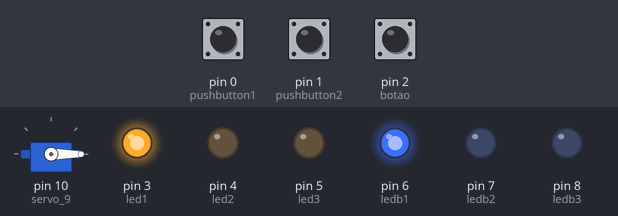
This sketch was run on a simulated Arduino Uno, built with avr-gcc and run on an emulated ATmega328P. On the bench: servo, output pins drawn as LEDs (lit = HIGH). Dashed ring = blinking. Inputs (shaded band) come from the test bench; at power-on: pin 1 (pushbutton2) HIGH, pin 0 (pushbutton1) HIGH, pin 2 (botao) HIGH.

Above: at 1.2 s.
1.3 s: pin 1 (pushbutton2) pulled LOW for 1 s
At 3.3 s:
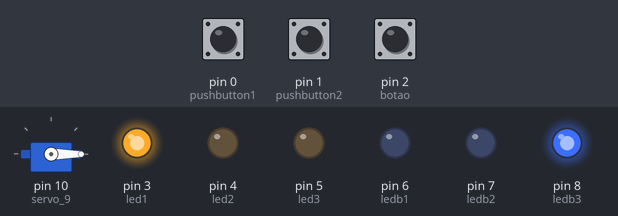
5.3 s: pin 0 (pushbutton1) pulled LOW for 3.2 s
At 6.9 s:
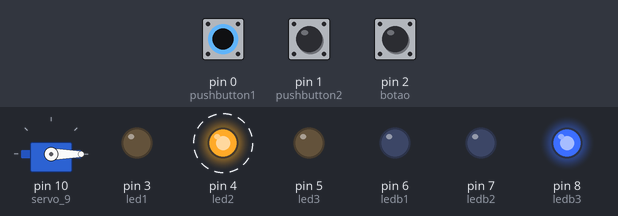
10.0 s: pin 0 (pushbutton1) pulled LOW for 0.15 s
At 10.7 s:
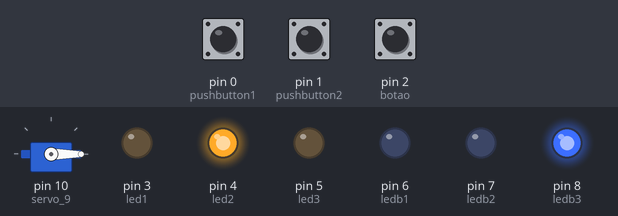
13.1 s: pin 1 (pushbutton2) pulled LOW for 3.2 s
At 16.6 s:
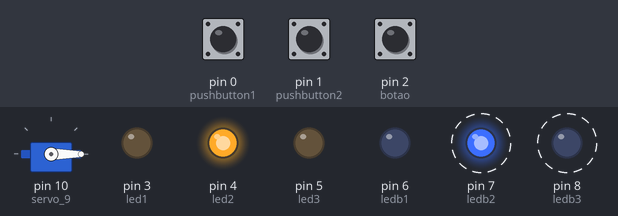
17.8 s: pin 0 (pushbutton1) pulled LOW for 1 s
At 20.7 s:
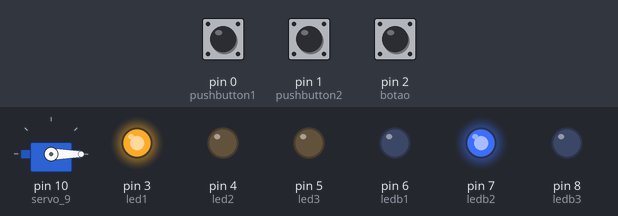
21.8 s: pin 0 (pushbutton1) pulled LOW for 0.15 s
At 27.4 s:
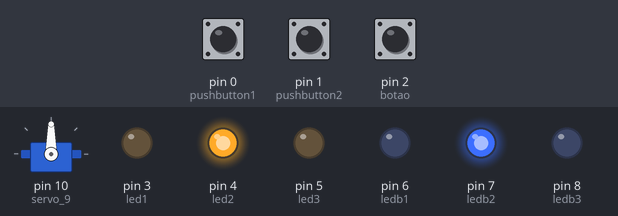
Timing chart, 0 to 36.4 s (numbered marks = the images above; inputs shaded):
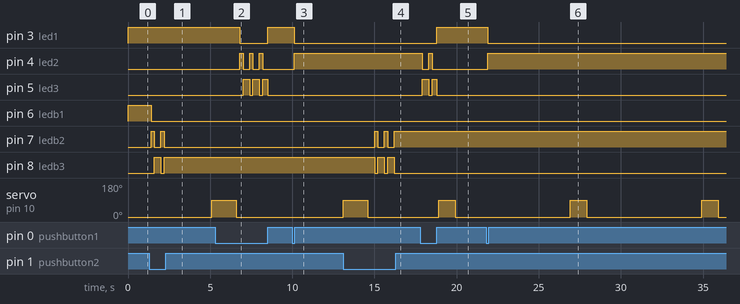

The sketch:

Projeto-alimentadorautomatico.ino
```cpp
#include <Servo.h>


const int pushbutton1 = 0;
const int pushbutton2 = 1;
const int botao = 2;
const int led1 = 3;
const int led2 = 4;
const int led3 = 5;
const int ledb1 = 6;
const int ledb2 = 7;
const int ledb3 = 8;
const int ledracao = 9;
int contador1 = 0;
int contador2 = 0;
Servo servo_9;
unsigned long tempoant = 0;
int temp = 0;
int d = 0;

void setup(){
  pinMode(pushbutton1, INPUT_PULLUP);
  pinMode(pushbutton2, INPUT_PULLUP);
  pinMode(led1, OUTPUT);
  pinMode(led2, OUTPUT);
  pinMode(led3, OUTPUT);
  pinMode(ledb1, OUTPUT);
  pinMode(ledb2, OUTPUT);
  pinMode(ledb3, OUTPUT);
  pinMode(botao, INPUT_PULLUP);
  servo_9.attach(10, 500, 2500);
}

void loop(){

  if (digitalRead(pushbutton1) == LOW){ // Se o botão for pressionado
    contador1++;
    delay(100);
  }

  if (digitalRead(pushbutton2) == LOW){ // Se o botão for pressionado

    contador2++;
    delay(100);
  }

  //verificando botao 1
  if(contador1 == 0){
    digitalWrite(led1, HIGH);
    digitalWrite(led2, LOW);
    digitalWrite(led3, LOW);
    temp = 5000;//definindo tempo de acionamento do motor em 5000
  }else if(contador1 == 1){
    digitalWrite(led1, LOW);
    digitalWrite(led2, HIGH);
    digitalWrite(led3, LOW);
    temp = 8000;//definindo tempo de acionamento do motor em 8000
  }else if(contador1 == 2){
    digitalWrite(led1, LOW);
    digitalWrite(led2, LOW);
    digitalWrite(led3, HIGH);
    temp = 10000;//definindo tempo de acionamento do motor em 10000
  }else if(contador1 > 2){
    contador1 = 0;
  }


  //verificando botao 2
  if(contador2 == 0){
    digitalWrite(ledb1, HIGH);
    digitalWrite(ledb2, LOW);
    digitalWrite(ledb3, LOW);
    d = 500;//atribui um delay de 500 no acionamento do motor
  }else if(contador2 == 1){
    digitalWrite(ledb1, LOW);
    digitalWrite(ledb2, HIGH);
    digitalWrite(ledb3, LOW);
    d = 1000;//atribui um delay de 1000 no acionamento do motor
  }else if(contador2 == 2){
    digitalWrite(ledb1, LOW);
    digitalWrite(ledb2, LOW);
    digitalWrite(ledb3, HIGH);
    d = 1500;//atribui um delay de 1500 no acionamento do motor
  }else if(contador2 > 2){
    contador2 = 0;
  }

  while(digitalRead(botao) == LOW){
    	delay(100);
    	servo_9.write(90);
    	digitalWrite(ledracao, HIGH);
  }
  digitalWrite(ledracao, LOW);

  if(millis() < 4294950000){
    if(millis() - tempoant >= temp){//verifica se o tempo correto ja passou
      tempoant = millis();
      delay(100);
      servo_9.write(90);//aciona o motor
       delay (d);//aguarda o delay previamente selecionado pelo botao
    }
  }

  if(millis() > 4294950000){
  	tempoant = 0;
  }
  	servo_9.write(0);
    delay(100);
}
```

Measured:
- after the input at 1.3 s, pin 6 (ledb1): HIGH → LOW after 0.10 s; pin 7 (ledb2): alternates HIGH for 0.20 s and LOW for 0.40 s, 4 changes in all, then stays LOW, starting after 0.10 s; pin 8 (ledb3): LOW → HIGH after 0.30 s, → LOW 0.40 s later, → HIGH 0.20 s later
- after the input at 5.3 s, pin 3 (led1): HIGH → LOW after 1.5 s, → HIGH 1.7 s later; pin 4 (led2): alternates HIGH for 0.20 s and LOW for 0.40 s, 6 changes in all, then stays LOW, starting after 1.5 s; pin 5 (led3): goes HIGH 0.40 s, LOW 0.20 s, HIGH 0.40 s, LOW 0.20 s, HIGH 0.30 s, then LOW, starting after 1.7 s
- after the input at 10.0 s, pin 3 (led1): HIGH → LOW after 0.10 s; pin 4 (led2): LOW → HIGH after 0.10 s; servo on pin 10 (servo_9): stays 0° (without the input it goes to 90° after 0.10 s)
- after the input at 13.1 s, pin 7 (ledb2): alternates HIGH for 0.20 s and LOW for 0.40 s, 5 changes in all, then stays HIGH, starting after 1.9 s; pin 8 (ledb3): alternates HIGH for 0.40 s and LOW for 0.20 s, 5 changes in all, then stays LOW, starting after 1.9 s
- after the input at 17.8 s, pin 3 (led1): LOW → HIGH after 1.0 s; pin 4 (led2): HIGH → LOW after 0.11 s, → HIGH 0.40 s later, → LOW 0.20 s later; pin 5 (led3): LOW → HIGH after 0.11 s, → LOW 0.40 s later, → HIGH 0.20 s later, → LOW 0.30 s later; servo on pin 10 (servo_9): 0° → 90° after 1.1 s instead of 3.3 s
- after the input at 21.8 s, pin 3 (led1): HIGH → LOW after 0.11 s; pin 4 (led2): LOW → HIGH after 0.11 s; servo on pin 10 (servo_9): alternates 90° for 1.0 s and 0° for 7.0 s, starting after 5.1 s
